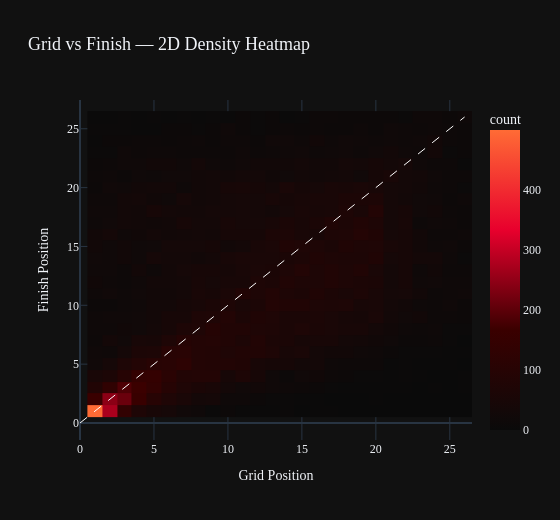

The notebook cell saved with this chart:
### Markdown cell above
## 9. 2D Density Heatmap — Grid vs Finish Frequency

With 25,000+ data points, scatter dots overlap heavily. A 2D histogram / heatmap shows the true density — which grid→finish combinations are most common. This informed the decision to use sampling in the D3 scatter.

### Code cell
fig = px.density_heatmap(
    valid, x='Grid Position', y='Finish Position',
    nbinsx=26, nbinsy=26,
    color_continuous_scale=['#0a0a0a', '#3a0000', '#e8002d', '#ff6b35'],
    title='Grid vs Finish — 2D Density Heatmap',
    template='plotly_dark'
)

# Add diagonal reference
fig.add_trace(go.Scatter(
    x=list(range(0, 27)), y=list(range(0, 27)),
    mode='lines', line=dict(dash='dash', color='white', width=1),
    showlegend=False
))

fig.update_layout(
    font=dict(family='DM Sans'), title_font_size=18, height=520, width=560,
    xaxis_title='Grid Position', yaxis_title='Finish Position',
)
fig.show()

### Figure 1 — Plotly figure (JSON) as saved in the notebook; plotly's stock layout.template omitted (floating-point values rounded to 4 significant figures; data arrays with more than 128 entries replaced by an {"elided": "..."} marker saying what was removed)
{"data": [{"coloraxis": "coloraxis", "hovertemplate": "Grid Position=%{x}<br>Finish Position=%{y}<br>count=%{z}<extra></extra>", "name": "", "nbinsx": 26, "nbinsy": 26, "type": "histogram2d", "x": {"elided": "24956 float values"}, "xaxis": "x", "xbingroup": "x", "y": {"elided": "24956 float values"}, "yaxis": "y", "ybingroup": "y"}, {"line": {"color": "white", "dash": "dash", "width": 1}, "mode": "lines", "showlegend": false, "type": "scatter", "x": [0, 1, 2, 3, 4, 5, 6, 7, 8, 9, 10, 11, 12, 13, 14, 15, 16, 17, 18, 19, 20, 21, 22, 23, 24, 25, 26], "y": [0, 1, 2, 3, 4, 5, 6, 7, 8, 9, 10, 11, 12, 13, 14, 15, 16, 17, 18, 19, 20, 21, 22, 23, 24, 25, 26]}], "layout": {"coloraxis": {"colorbar": {"title": {"text": "count"}}, "colorscale": [[0, "#0a0a0a"], [0.3333, "#3a0000"], [0.6667, "#e8002d"], [1, "#ff6b35"]]}, "font": {"family": "DM Sans"}, "height": 520, "legend": {"tracegroupgap": 0}, "title": {"font": {"size": 18}, "text": "Grid vs Finish — 2D Density Heatmap"}, "width": 560, "xaxis": {"anchor": "y", "domain": [0, 1], "title": {"text": "Grid Position"}}, "yaxis": {"anchor": "x", "domain": [0, 1], "title": {"text": "Finish Position"}}}}
